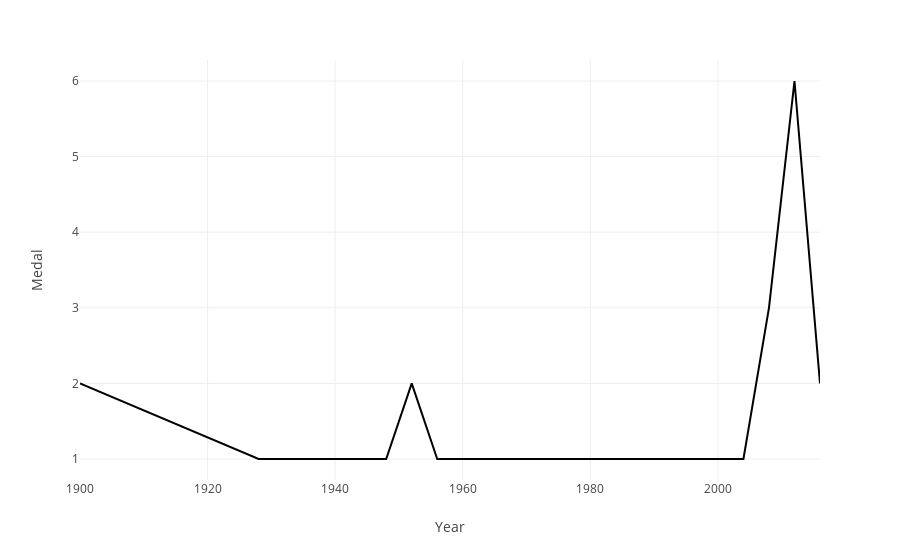

This figure's notebook cell:
### Code cell
fig= px.line(final_k, x='Year', y='Medal')
fig.show()

### Figure 1 — Plotly figure (JSON) as saved in the notebook; plotly's stock layout.template omitted (floating-point values rounded to 4 significant figures)
{"data": [{"hovertemplate": "Year=%{x}<br>Medal=%{y}<extra></extra>", "legendgroup": "", "line": {"color": "#000001", "dash": "solid"}, "marker": {"symbol": "circle"}, "mode": "lines", "name": "", "orientation": "v", "showlegend": false, "type": "scatter", "x": [1900, 1928, 1932, 1936, 1948, 1952, 1956, 1960, 1964, 1968, 1972, 1980, 1996, 2000, 2004, 2008, 2012, 2016], "xaxis": "x", "y": [2, 1, 1, 1, 1, 2, 1, 1, 1, 1, 1, 1, 1, 1, 1, 3, 6, 2], "yaxis": "y"}], "layout": {"legend": {"tracegroupgap": 0}, "margin": {"t": 60}, "xaxis": {"anchor": "y", "domain": [0, 1], "title": {"text": "Year"}}, "yaxis": {"anchor": "x", "domain": [0, 1], "title": {"text": "Medal"}}}}
